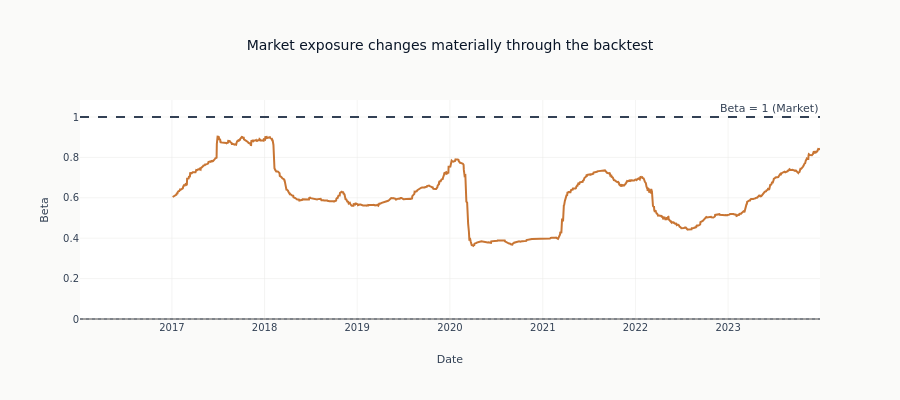

Source (notebook cell):
### Code cell
# Rolling Beta
rolling_beta = pd.Series(index=strategy_returns.index, dtype=float)

window = 252
for i in range(window, len(strategy_returns)):
    strat_window = strategy_returns.iloc[i - window : i].values
    bench_window = spy_returns.iloc[i - window : i].values
    _, beta_i = alpha_beta(strat_window, bench_window)
    rolling_beta.iloc[i] = beta_i

fig = go.Figure()

fig.add_trace(
    go.Scatter(
        x=rolling_beta.index,
        y=rolling_beta,
        name="Rolling 1Y Beta",
        line=dict(color=COLORS["copper"], width=2),
    )
)

fig.add_hline(
    y=1, line_dash="dash", line_color=COLORS["neutral"], annotation_text="Beta = 1 (Market)"
)
fig.add_hline(y=0, line_dash="dot", line_color=COLORS["neutral"], opacity=0.3)

fig.update_layout(
    title="Market exposure changes materially through the backtest",
    xaxis_title="Date",
    yaxis_title="Beta",
    height=400,
)
fig.show()

### Figure 1 — Plotly figure (JSON) as saved in the notebook; plotly's stock layout.template omitted (floating-point values rounded to 4 significant figures; data arrays with more than 128 entries replaced by an {"elided": "..."} marker saying what was removed)
{"data": [{"line": {"color": "#C87533", "width": 2}, "name": "Rolling 1Y Beta", "type": "scatter", "x": {"elided": "2011 str values"}, "y": {"elided": "2011 float values"}}], "layout": {"annotations": [{"showarrow": false, "text": "Beta = 1 (Market)", "x": 1, "xanchor": "right", "xref": "x domain", "y": 1, "yanchor": "bottom", "yref": "y"}], "height": 400, "shapes": [{"line": {"color": "#334155", "dash": "dash"}, "type": "line", "x0": 0, "x1": 1, "xref": "x domain", "y0": 1, "y1": 1, "yref": "y"}, {"line": {"color": "#334155", "dash": "dot"}, "opacity": 0.3, "type": "line", "x0": 0, "x1": 1, "xref": "x domain", "y0": 0, "y1": 0, "yref": "y"}], "title": {"text": "Market exposure changes materially through the backtest"}, "xaxis": {"title": {"text": "Date"}}, "yaxis": {"title": {"text": "Beta"}}}}
